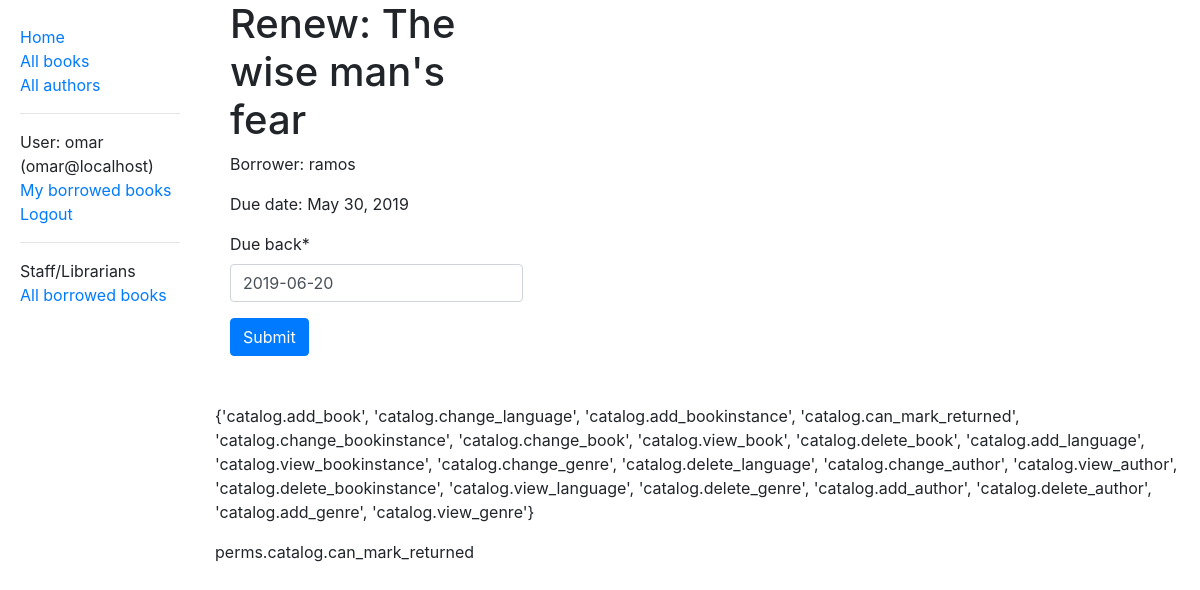
Page /catalog/book/24f9d417-d9bd-4024-97ee-4a5f6a3f8148/renew/ (signed in) on the committed database.
### catalog/models.py (models this page shows, shortened)
class BookInstance(models.Model):
    id = models.UUIDField(primary_key=True, default=uuid.uuid4,
                          help_text='Unique ID for this particular book across whole library')
    book = models.ForeignKey('Book', on_delete=models.SET_NULL, null=True)
    imprint = models.CharField(max_length=200)
    due_back = models.DateField(null=True, blank=True)
    LOAN_STATUS = (
        ('m', 'Maintenace'),
        ('o', 'On loan'),
        ('a', 'Available'),
        ('r', 'Reserved'),
    )
    status = models.CharField(
        max_length=1,
        choices=LOAN_STATUS,
        blank=True,
        default='m',
        help_text='Book availability',
    )
    borrower = models.ForeignKey(User, on_delete=models.SET_NULL, null=True, blank=True)
    class Meta:
        ordering = ['due_back']
        permissions = (
            ('can_mark_returned', 'Set book as returned'),
        )
    @property
    def is_overdue(self):
        if self.due_back and date.today() > self.due_back:
            return True
        return False

class Book(models.Model):
    title = models.CharField(max_length=200)
    author = models.ForeignKey('Author', on_delete=models.SET_NULL, null=True)
    summary = models.TextField(max_length=1000, help_text='Enter a brief description of the book')
    isbn = models.CharField('ISBN', max_length=13,
                            help_text='13 Character <a href="https://www.isbn-international.org/content/what-isbn">ISBN number</a>')
    genre = models.ManyToManyField(Genre, help_text='Select a genre for this book')
    language = models.ForeignKey('Language', on_delete=models.SET_NULL, null=True)
    def display_genre(self):
        """Create a string for the Genre. This is required to display genre in Admin."""
        return ', '.join([genre.name for genre in self.genre.all()[:3]])
    display_genre.short_description = 'Genre'

### catalog/views.py (the view)
# urls.py: path('book/<uuid:pk>/renew/', views.renew_book_librarian, name='renew-book-librarian'),
@login_required()
@permission_required('catalog.can_mark_returned')
def renew_book_librarian(request, pk):
    book_instance = get_object_or_404(BookInstance, pk=pk)
    if request.method == 'POST':
        form = RenewBookModelForm(request.POST)
        if form.is_valid():
            book_instance.due_back = form.cleaned_data['due_back']
            book_instance.save()
            return HttpResponseRedirect(reverse('librarian-view'))
    else:
        proposed_renewal_date = datetime.date.today() + datetime.timedelta(weeks=3)
        form = RenewBookModelForm(initial={'due_back': proposed_renewal_date})
    context = {
        'form': form,
        'book_instance': book_instance,
    }
    return render(request, 'catalog/book_renew_librarian.html', context)

### catalog/forms.py (shortened to what this page needs)
class RenewBookModelForm(forms.ModelForm):
    due_back = forms.DateField(widget=DatePickerInput(format="%Y-%m-%d"))
    class Meta:
        model = BookInstance
        fields = ['due_back']
        labels = {'due_back': _('New renewal date')}
        help_texts = {'due_back': _('Enter a date between now and 4 weeks (default 3).')}

### catalog/templates/catalog/book_renew_librarian.html (shortened to what this page needs)
{% extends "base_generic.html" %}
{% load crispy_forms_tags %}
{% block content %}
    <div class="container-fluid">
        <div class="row">
            <div class="col-sm-4">
                <h1>Renew: {{ book_instance.book.title }}</h1>
                <p>Borrower: {{ book_instance.borrower }}</p>
                <p {% if book_instance.is_overdue %}class="text-danger"{% endif %}>Due date: {{ book_instance.due_back }}</p>
                <form class="" method="post" novalidate>
                    {{ form|crispy }}
                    <button type="submit" class="btn btn-primary">Submit</button>
                </form>
            </div>
        </div>
    </div>
{% endblock %}

### templates/base_generic.html (shortened to what this page needs)
    {% load bootstrap4 %}
<!DOCTYPE html>
<html lang="en">
<head>
    {% bootstrap_css %}
    <link rel="stylesheet" href="https://stackpath.bootstrapcdn.com/font-awesome/4.7.0/css/font-awesome.min.css">
    {%  load static %}
    <link rel="stylesheet" href="{% static 'css/styles.css' %}">
</head>
<body>
  <div class="container-fluid">
     <div class="row">
         <div class="col-sm-2">
             {% block sidebar %}
                 <ul class="sidebar-nav">
                   <li><a href="{% url 'index' %}">Home</a></li>
                     <li><a href="{% url 'books' %}">All books</a></li>
                     <li><a href="{% url 'authors' %}">All authors</a></li>
                     <li><hr></li>
                     {% if user.is_authenticated %}
                         <li>User: {{ user.get_username }} ({{ user.email }})</li>
                         <li><a href="{% url 'my-borrowed-books' %}">My borrowed books</a></li>
                         <li><a href="{% url 'logout' %}?next={{ request.path }}">Logout</a></li>
                         <li><hr></li>
                         {% if perms.catalog.can_mark_returned %}
                             <li>Staff/Librarians</li>
                             <li><a href="{% url 'librarian-view' %}?next={{ request.path }}">All borrowed books</a></li>
                         {% endif  %}
                     {% else %}
                         <li><a href="{% url 'login' %}?next={{ request.path }}">Login</a></li>
                     {% endif %}
                 </ul>
             {% endblock sidebar %}
         </div>
         <div class="col-sm-10">
             {% block content %}{% endblock %}
             <p class="mt-5">
                 {% if perms.catalog %}
                     {{ perms.catalog  }}
                     {% if perms.catalog.can_mark_returned %}
                         <p>perms.catalog.can_mark_returned</p>
                     {% endif  %}
                 {% endif %}
             </p>
         </div>
     </div>
  </div>
</body>
</html>

### static/css/styles.css (style rules this page uses)
.sidebar-nav { margin-top: 20px; padding: 5px; list-style: none; }

### rows in the picture
BookInstance: book "The wise man's fear", borrower "ramos", due_back "May 30, 2019"

### other values in the picture
{{ user.get_username }} "omar"
{{ user.email }} "omar@localhost"
